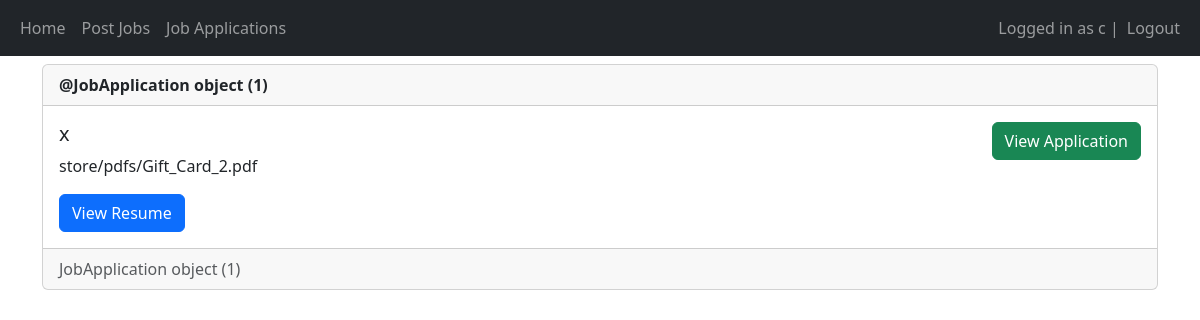
The app's page /job-applications (signed in) with its own data.
### main/models.py (models this page shows)
class JobApplication(models.Model):
    user = models.ForeignKey(User, on_delete=models.CASCADE)
    recruiter = models.ForeignKey(JobRecruiter, on_delete=models.CASCADE)
    job = models.ForeignKey(Job, on_delete=models.CASCADE)
    resume = models.FileField(upload_to='store/pdfs/')
    application_status = models.CharField(max_length=20, default='status_pending')
    created_at = models.DateTimeField(auto_now_add=True)

### main/views.py (the view)
# urls.py: path('job-applications', views.get_job_applications, name='job_applications'),
@job_recruiter_access_only()
def get_job_applications(request):
    job_applications = {}
    job_application_exists = JobApplication.objects.filter(recruiter_id=request.user.id).exists()
    if job_application_exists:
        job_applications = JobApplication.objects.filter(recruiter_id=request.user.id)
    print('job_applications', job_applications)
    return render(request, 'main/job_applications.html', {'job_applications': job_applications})

### main/templates/main/job_applications.html (shortened to what this page needs)
{% extends 'main/jobrecruiter_base.html' %}
{% block content %}
{% for job_application in job_applications %}
<div class="card mt-2">
    <div class="card-header"><strong>@{{ job_application }}</strong></div>
    <div class="card-body d-flex flex-row justify-content-between">
        <div>
            <h5 class="card-title">{{ job_application.user }}</h5>
            <p>{{ job_application.resume }}</p>
            <a href="/media/{{ job_application.resume }}" class="btn btn-primary">View Resume</a>
        </div>
        <div>
            <a href="{% url 'job_application' job_application.id %}" class="btn btn-success">View Application</a>
        </div>
    </div>
    <div class="card-footer text-muted">
        {{ job_application}}
    </div>
</div>
{% empty %}
<p>No jobs posted yet...</p>
{% endfor %}
{% endblock %}

### main/templates/main/jobrecruiter_base.html (shortened to what this page needs)
<!doctype html>
<html lang="en">
<head>
    <link href="https://cdn.jsdelivr.net/npm/bootstrap@5.3.0/dist/css/bootstrap.min.css" rel="stylesheet"
>
</head>
<body>
<nav class="navbar navbar-expand-lg navbar-dark bg-dark">
    <div class="container-fluid">
        <div>
            <ul class="navbar-nav">
                <li class="nav-item">
                    <a class="nav-link" href="/jobrecruiter-home">Home</a>
                </li>
                <li class="nav-item">
                    <a class="nav-link" href="/create-job">Post Jobs</a>
                </li>
                <li class="nav-item">
                    <a class="nav-link" href="/job-applications">Job Applications</a>
                </li>
            </ul>
        </div>
        <div>
            <ul class="navbar-nav">
                {% if user.is_authenticated %}
                <span class="navbar-text">Logged in as {{user.username}} | </span>
                <li class="nav-item">
                    <a class="nav-link" href="/logout">Logout</a>
                </li>
                {% endif %}
            </ul>
        </div>
    </div>
</nav>
<div class="container">
    {% block content %}
    {% endblock %}
</div>
</body>
</html>

### records on screen
JobApplication: id "JobApplication object (1)", user "x", resume "store/pdfs/Gift_Card_2.pdf"

### other values on screen
{{ user.username }} "c"
